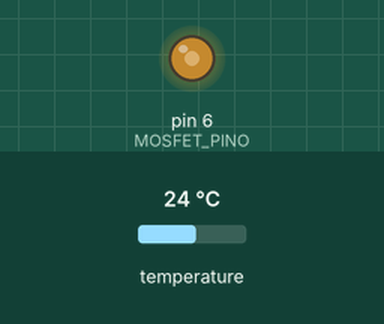
This program was run on a simulated Arduino Uno, built with avr-gcc and run on an emulated ATmega328P. Parts: output pins drawn as LEDs (lit = HIGH). The inputs (shaded band) are chosen by the test bench; at power-on: temperature 24 °C. What the program prints to the serial monitor is not drawn.

Above: at 0.1 s.
Timing chart, 0 to 1.6 s (numbered marks = the images above):
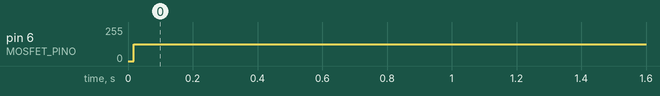

The program:

main.cpp
```cpp
#include <OneWire.h>
#include <DallasTemperature.h>

// O pino de dados do sensor está ligado na porta digital 2 do Arduino
#define DADOS_PINO 12
#define MOSFET_PINO 6

// Cria uma instância da biblioteca OneWire para se comunicar com o sensor
OneWire oneWire(DADOS_PINO);

// Passa a referência do OneWire para a biblioteca DallasTemperature
DallasTemperature sensores(&oneWire);

const unsigned long TEMPO_TOTAL_MS = 90UL * 60UL * 1000UL; // 90 minutos
unsigned long tempoInicial;
bool medicaoConcluida = false;

void setup() {
  Serial.begin(9600);
  sensores.begin();
  sensores.setWaitForConversion(false); // Conversão não bloqueante
  sensores.requestTemperatures(); // Inicia primeira conversão
  tempoInicial = millis();
  pinMode(MOSFET_PINO, OUTPUT);
}

void loop() {
  unsigned long tempoDecorridoMs = millis() - tempoInicial;
  unsigned long tempoSegundos = tempoDecorridoMs / 1000UL;

  if (tempoDecorridoMs >= TEMPO_TOTAL_MS) {
    if (!medicaoConcluida) {
      analogWrite(MOSFET_PINO, 0);
      Serial.println("FIM");
      medicaoConcluida = true;
    };
    return;
  }

  float razao = 0.5;
  analogWrite(MOSFET_PINO, razao * 255);

  float temperaturaC = sensores.getTempCByIndex(0);
  sensores.requestTemperatures(); // Inicia próxima conversão não bloqueante

  if (temperaturaC != DEVICE_DISCONNECTED_C) {
    Serial.print(tempoSegundos);
    Serial.print(",");
    Serial.println(temperaturaC, 2);
  }

  delay(1000); // Coleta dados a cada 1 segundo
}
```

Measured:
- by itself, pin 6 (MOSFET_PINO): 0/255 → 127/255 at 0.02 s
